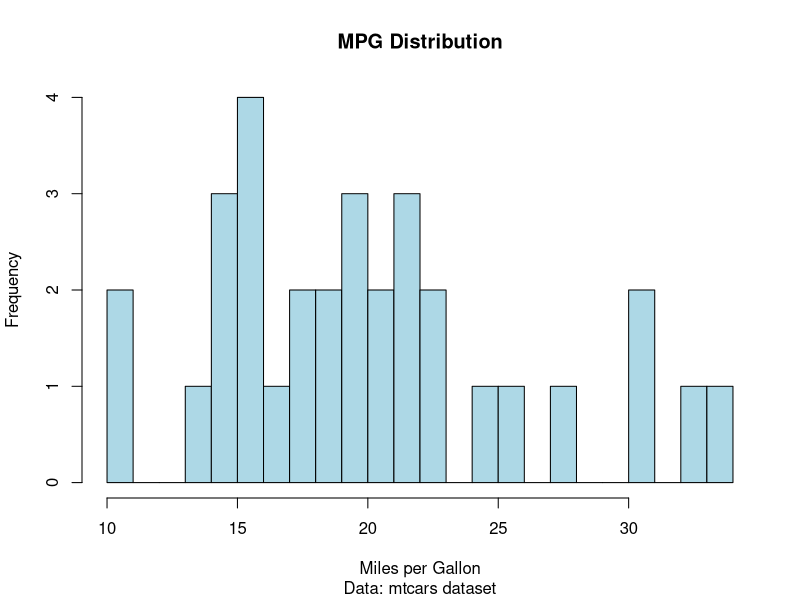

This figure's R source:
# Step 1: Generate histogram and capture diagnostics
hist(mtcars$mpg,                         # Data: Miles per Gallon
  breaks   = 20,                              # Number of bins
  main     = "MPG Distribution",              # Plot title
  sub      = "Data: mtcars dataset",          # Subtitle
  xlab     = "Miles per Gallon",              # X-axis label
  ylab     = "Frequency",                     # Y-axis label
  col      = "lightblue",                   # Fill color
  border   = "black",                       # Border color
  freq     = TRUE                            # Frequency counts
)